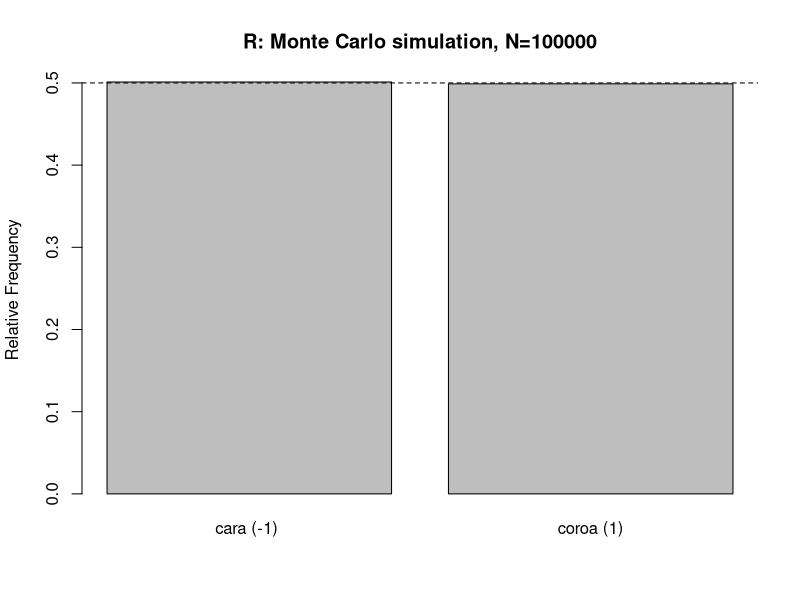

Generate this figure with R:
# Estimate the prob from the frequency
obtain_relative_frequency = function(v) {
 df  = data.frame( table(v) ) 
 vx  = as.integer( as.vector(df$v) ) # ~ unique()
 fa  = as.integer( as.vector(df$Freq) ) 
 vfr = fa/sum(fa)  #table(vx)/length(vx) 
 return( data.frame(vx,vfr) )
}


moeda = c(-1,1)


# N jogadas de uma moeda
N       = 10^5
results = sample(moeda,N,replace=TRUE) 
output  = obtain_relative_frequency( results ) 


png( sprintf('moeda-N%d-from-R.png',N) ) 
title=sprintf('R: Monte Carlo simulation, N=%d',N)
xlabel=c('cara (-1) ','coroa (1)')
barplot(output$vfr, main=title,
  names.arg=xlabel, ylab="Relative Frequency")
abline(h=1/length(moeda),lty=2)
dev.off() # close

